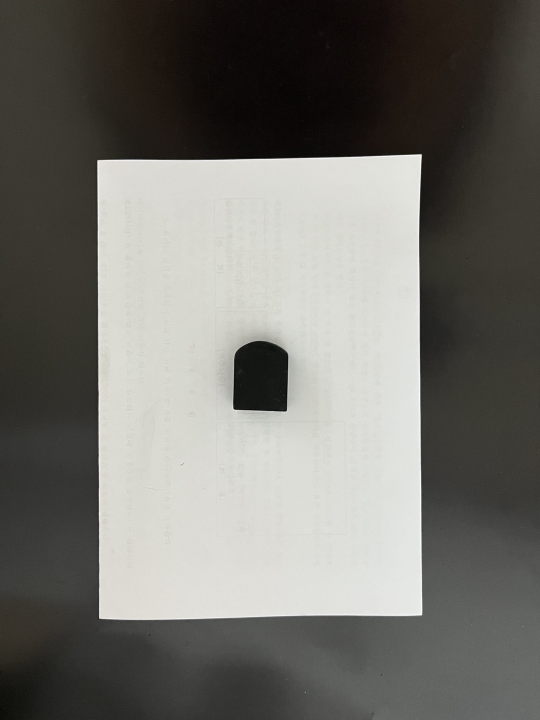
#> input picture image1.jpg, 1080 x 1440 px (shown at 1/2 size)
$ jupyter execute 'term(jpg영상처리)_2018136153_최원홍.ipynb'   (older library calls are emulated)
#> lines starting #> are read from the running program, lines starting #| are printed output that depends on the picture; after the words box and inside, x2 and y2 are one past the last pixel; in counts of white or black regions, pixels touching at a corner belong together; long printed decimals are rounded
# library

[cell 1]
import sys
import cv2
import numpy as np

print('version of python:',sys.version)
print('version of cv2:',cv2.__version__)
print('version of np:',np.__version__)

# pre processing

[cell 2]
# src -> gray -> blur -> Canny -> closing operation
def pre_process(img,mask=(5,5)):
    gray=cv2.cvtColor(img,cv2.COLOR_BGR2GRAY)
    blur=cv2.GaussianBlur(gray,mask,0)
    edge=cv2.Canny(blur,100,200)

    dilated=cv2.dilate(edge,mask,iterations=3)
    eroded=cv2.erode(dilated,mask,iterations=3)

    return eroded

# common function

[cell 3]
# get vertices of A5 paper
def getVertices(contours):
    cnts=sorted(contours,key=cv2.contourArea,reverse=True)[:5]
    for c in cnts:
        peri=cv2.arcLength(c,True)
        vertices=cv2.approxPolyDP(c,0.02*peri,True)
        if len(vertices)==4:
            break
    pts=vertices.reshape(4,2)
    return pts


# perspecive transform
def perspective(frame,pts):
    sm=pts.sum(axis=1)
    diff=np.diff(pts,axis=1)

    topLeft=pts[np.argmin(sm)]
    bottomRight=pts[np.argmax(sm)]
    topRight=pts[np.argmin(diff)]
    bottomLeft=pts[np.argmax(diff)]

    pts1=np.float32([topLeft,topRight,bottomRight,bottomLeft])

    w1=abs(bottomRight[0]-bottomLeft[0])
    w2=abs(topRight[0]-topLeft[0])
    h1=abs(topRight[1]-bottomRight[1])
    h2=abs(topLeft[1]-bottomLeft[1])
    width=max([w1,w2])
    height=max([h1,h2])

    pts2=np.float32([[0,0],[width-1,0],[width-1,height-1],[0,height-1]])

    matrix=cv2.getPerspectiveTransform(pts1,pts2)
    result=cv2.warpPerspective(frame,matrix,(width,height))
    return result,width,height


# get distance width and height
def getDist(compacted,obj_vertices,A5_W=148,A5_H=210,pad=10):
    whole_w,whole_h=compacted.shape[1]+2*pad,compacted.shape[0]+2*pad

    # a==mm per pixel(w), b==mm per pixel(h)
    a=A5_W/whole_w
    b=A5_H/whole_h

    ver=obj_vertices.copy().astype(np.int64)

    x=abs(ver[0][0]-ver[1][0])*a
    y=abs(ver[0][1]-ver[1][1])*b
    len1=(x**2+y**2)**0.5

    x=abs(ver[0][0]-ver[-1][0])*a
    y=abs(ver[0][1]-ver[-1][1])*b
    len2=(x**2+y**2)**0.5

    return (len1,len2) if len1>len2 else (len2,len1)

# measure object size in a Image

[cell 4]
# A5 size(mm)
A5_W=148
A5_H=210

frame=cv2.imread('image1.jpg')
#> frame is the input picture: shape (1440, 1080, 3); mean B, G, R 108, 112.9, 114.1
#frame=cv2.resize(frame,dsize=(0,0),fx=0.5,fy=0.5)
cv2.imshow('frame',frame)
### pre process ###
pre=pre_process(frame)
#> in pre_process, `edge=cv2.Canny(blur,100,200)`:
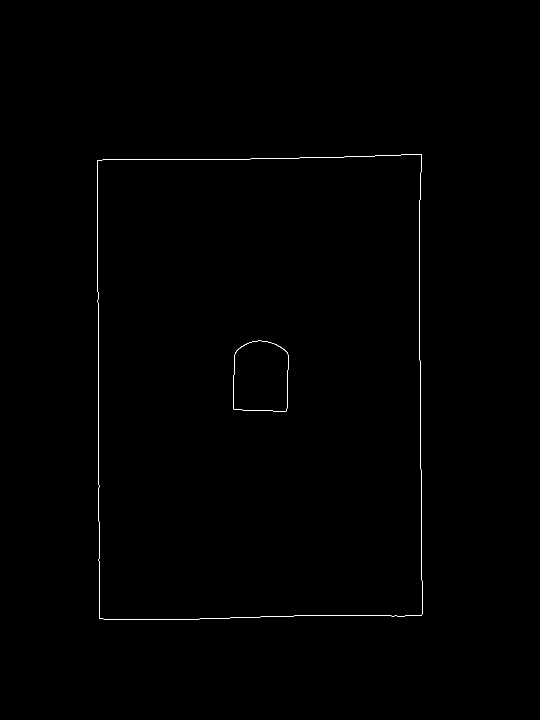
#> edge: shape (1440, 1080) (shown at 1/2 size); 0.23% white in thin lines or dots, all inside (x1, y1, x2, y2) = (194, 308, 845, 1240)
#> in pre_process, `dilated=cv2.dilate(edge,mask,iterations=3)`:
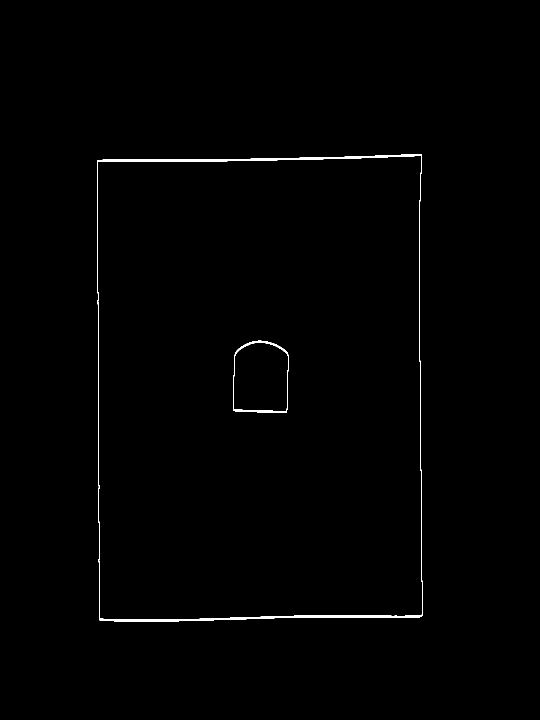
#> dilated: shape (1440, 1080) (shown at 1/2 size); 0.53% white; 2 white regions, box (x1, y1, x2, y2) and area: (194, 308, 845, 1243) 7105, (466, 681, 577, 826) 1136
#> in pre_process, `eroded=cv2.erode(dilated,mask,iterations=3)`:
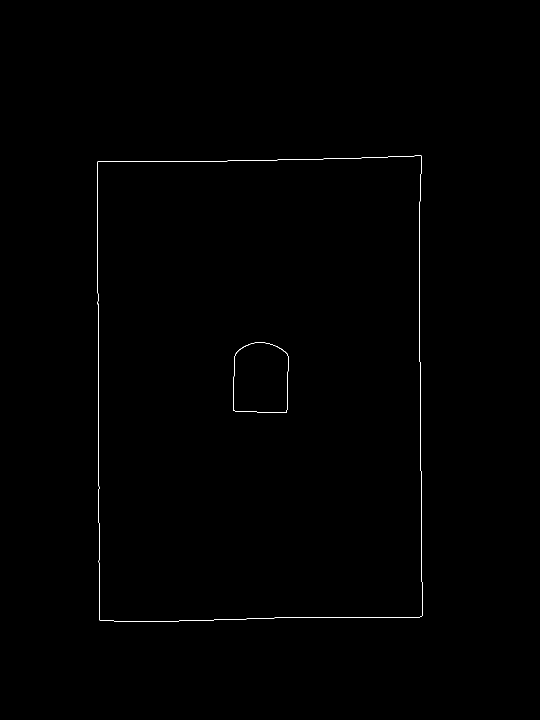
#> eroded: shape (1440, 1080) (shown at 1/2 size); 0.23% white in thin lines or dots, all inside (x1, y1, x2, y2) = (194, 311, 845, 1243)
cv2.imshow('pre',pre)

### perspective transform ###
dt,contours,hierarchy=cv2.findContours(pre.copy(),cv2.RETR_EXTERNAL,cv2.CHAIN_APPROX_SIMPLE)
#> contours = 1 contour; box (x1, y1, x2, y2) and area: (194, 311, 845, 1243) 591789
vertices=getVertices(contours)
#> in getVertices, `cnts=sorted(contours,key=cv2.contourArea,reverse=True)[:5]`: cnts has the same summary as contours outside getVertices
#> the loop in getVertices, `for c in cnts:` made 1 pass
#> (peri, vertices) on pass 1: (3154.9, [[842, 311], [195, 323], [199, 1240], [843, 1233]])
#> in getVertices, `pts=vertices.reshape(4,2)`: pts = [[842, 311], [195, 323], [199, 1240], [843, 1233]]
#> vertices = [[842, 311], [195, 323], [199, 1240], [843, 1233]]
#print(vertices)
transformed,w,h=perspective(pre,vertices)
#> in perspective, `sm=pts.sum(axis=1)`: sm = [1153, 518, 1439, 2076]
#> in perspective, `diff=np.diff(pts,axis=1)`: diff = [-531, 128, 1041, 390]
#> in perspective, `topLeft=pts[np.argmin(sm)]`: topLeft = [195, 323]
#> in perspective, `bottomRight=pts[np.argmax(sm)]`: bottomRight = [843, 1233]
#> in perspective, `topRight=pts[np.argmin(diff)]`: topRight = [842, 311]
#> in perspective, `bottomLeft=pts[np.argmax(diff)]`: bottomLeft = [199, 1240]
#> in perspective, `pts1=np.float32([topLeft,topRight,bottomRight,bottomLeft])`: pts1 = [[195, 323], [842, 311], [843, 1233], [199, 1240]]
#> in perspective, `w1=abs(bottomRight[0]-bottomLeft[0])`: w1 = 644
#> in perspective, `w2=abs(topRight[0]-topLeft[0])`: w2 = 647
#> in perspective, `h1=abs(topRight[1]-bottomRight[1])`: h1 = 922
#> in perspective, `h2=abs(topLeft[1]-bottomLeft[1])`: h2 = 917
#> in perspective, `width=max([w1,w2])`: width = 647
#> in perspective, `height=max([h1,h2])`: height = 922
#> in perspective, `pts2=np.float32([[0,0],[width-1,0],[width-1,height-1],[0,height-1]])`: pts2 = [[0, 0], [646, 0], [646, 921], [0, 921]]
#> in perspective, `matrix=cv2.getPerspectiveTransform(pts1,pts2)`: matrix = [[1, -0.00438, -194.3], [0.0185, 1, -326.5], [8.28e-06, -5.1e-06, 1]]
#> in perspective, `result=cv2.warpPerspective(frame,matrix,(width,height))`:
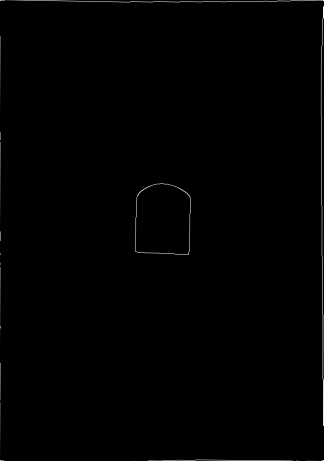
#> result: shape (922, 647) (shown at 1/2 size); min 0, max 255, mean 1.1
#> w = 647; h = 922
#print(transformed.shape)
cv2.imshow('transformed',transformed)


### get roi == remove external border ###
pad=10
compacted=transformed[pad:transformed.shape[0]-pad,pad:transformed.shape[1]-pad]
cv2.imshow('compacted',compacted)
#print(compacted.shape)


### get border of the object ###
dt2,contours2,hierarchy=cv2.findContours(compacted.copy(),cv2.RETR_EXTERNAL,cv2.CHAIN_APPROX_SIMPLE)
#> contours2 = 1 contour; box (x1, y1, x2, y2) and area: (259, 356, 372, 500) 14434
rotateRect=cv2.minAreaRect(contours2[0])
#> rotateRect = ((316, 427.1), (142.1, 110.6), -87.95)
obj_vertices=cv2.boxPoints(rotateRect)
#> obj_vertices = [[368.7, 500], [258.2, 496.1], [263.2, 354.1], [373.8, 358]]
#print(obj_vertices)
#obj_vertices=np.round(obj_vertices).astype(np.uint64)
obj_vertices=obj_vertices.astype(np.uint64)
#> obj_vertices = [[368, 500], [258, 496], [263, 354], [373, 358]]
#print(obj_vertices)


### draw border of the object ###
color=cv2.cvtColor(compacted,cv2.COLOR_GRAY2BGR)
#cv2.drawContours(color,contours2,-1,(0,0,255),2)
for i in range(4):
    cv2.line(color,tuple(obj_vertices[i]),tuple(obj_vertices[(i+1)%4]),(0,0,255),1)
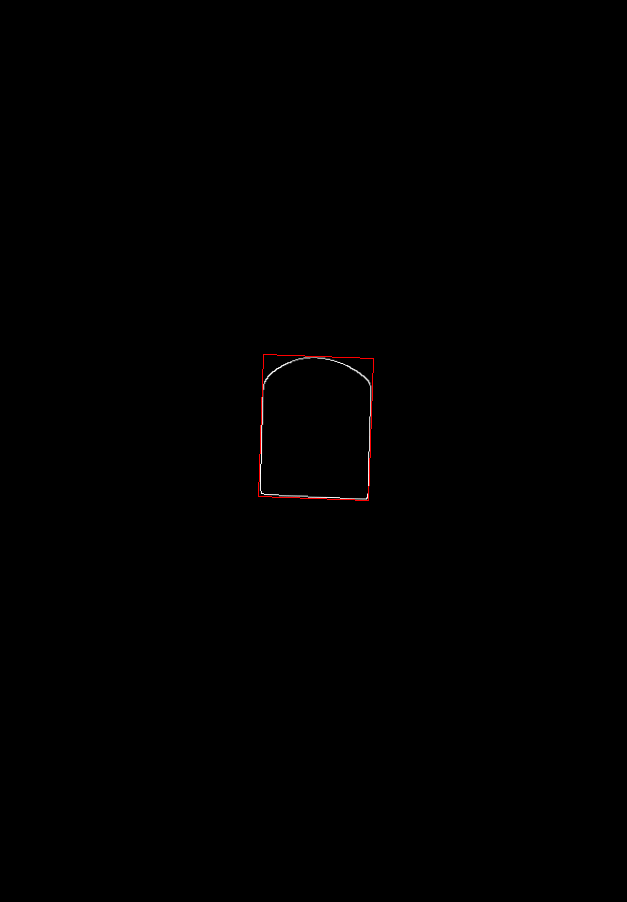
#> color: shape (902, 627, 3); mean B, G, R 0.2, 0.2, 0.4


### get length of the object ###
obj_h,obj_w=getDist(compacted,obj_vertices)
#> in getDist, `x=abs(ver[0][0]-ver[1][0])*a`: x = 25.16
#> in getDist, `y=abs(ver[0][1]-ver[1][1])*b`: y = 0.911
#> in getDist, `len1=(x**2+y**2)**0.5`: len1 = 25.18
#> in getDist, `x=abs(ver[0][0]-ver[-1][0])*a`: x = 1.14
#> in getDist, `y=abs(ver[0][1]-ver[-1][1])*b`: y = 32.34
#> in getDist, `len2=(x**2+y**2)**0.5`: len2 = 32.36
#> obj_h = 32.36; obj_w = 25.18
print('length_object:',obj_w,obj_h)
#| length_object: 25.179 32.363
obj_h=str('h:%.2fmm'%np.round(obj_h,2))
#> obj_h = 'h:32.36mm'
obj_w=str('w:%.2fmm'%np.round(obj_w,2))
#> obj_w = 'w:25.18mm'
cv2.putText(color,obj_h,(obj_vertices[0][0],obj_vertices[0][1]),cv2.FONT_HERSHEY_SIMPLEX,0.5,(255,255,0),1)
#> color: shape (902, 627, 3); 0.03% of pixels changed, all inside (x1, y1, x2, y2) = (370, 490, 457, 501)
cv2.putText(color,obj_w,(obj_vertices[3][0],obj_vertices[3][1]),cv2.FONT_HERSHEY_SIMPLEX,0.5,(255,255,0),1)
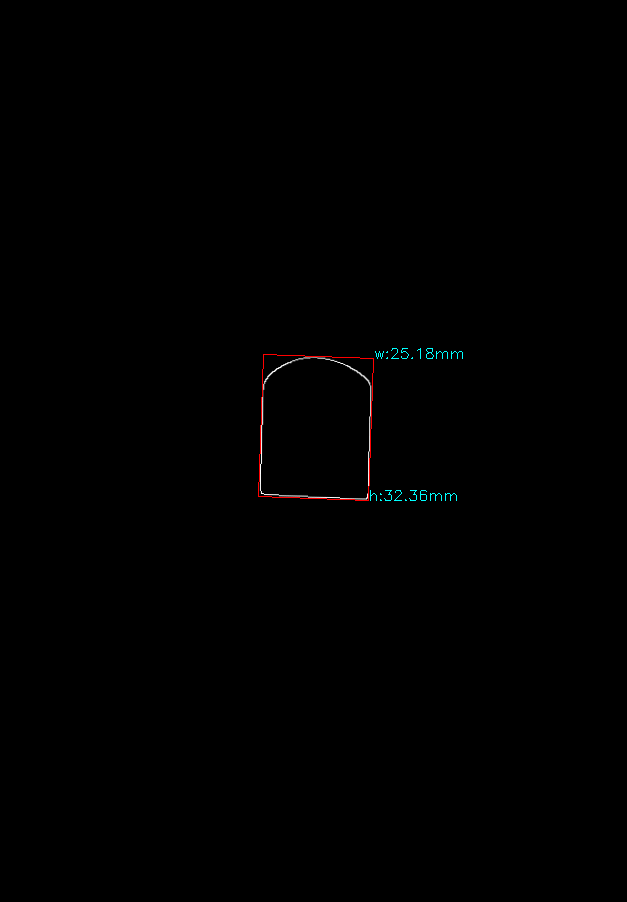
#> color: shape (902, 627, 3); mean B, G, R 0.4, 0.4, 0.4

cv2.imshow('result',color)

cv2.waitKey(0)
cv2.destroyAllWindows()

# error

[cell 5]
# ground truth 24, 31.5 (mm)
GT=np.array(sorted([31.5,24.0]))
measure=np.array(sorted(getDist(compacted,obj_vertices)))
#> measure = [25.18, 32.36]
print('Groud-Truth(mm):',GT)
print('measure(mm):',measure)
#| measure(mm): [25.179 32.363]
print('len error(mm):',abs(GT-measure))
#| len error(mm): [1.179 0.8629]
print('area error(mm2):',abs(GT[0]*GT[1]-measure[0]*measure[1]))
#| area error(mm2): 58.859

$ run again, with image2.jpg copied over image1.jpg
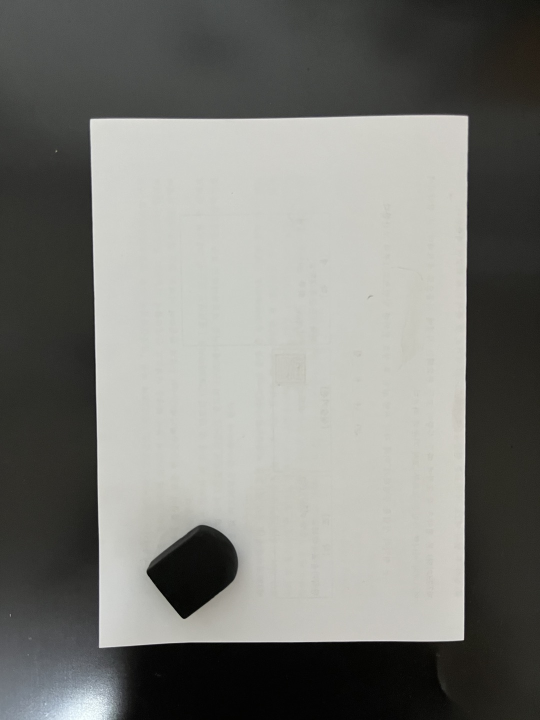
#> input picture image2.jpg, 1080 x 1440 px (shown at 1/2 size)
#> frame is the input picture: shape (1440, 1080, 3); mean B, G, R 119.4, 123.9, 123.4
#> in pre_process, `edge=cv2.Canny(blur,100,200)`:
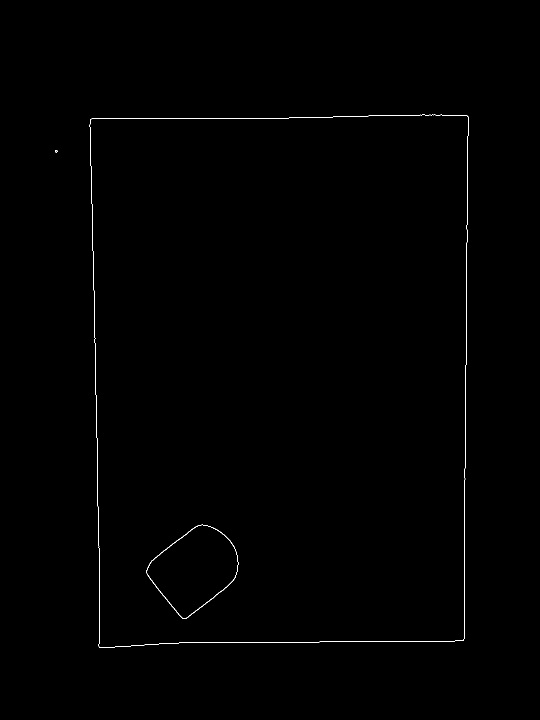
#> edge: shape (1440, 1080) (shown at 1/2 size); 0.28% white in thin lines or dots, all inside (x1, y1, x2, y2) = (110, 229, 937, 1296)
#> dilated: shape (1440, 1080); 0.65% white; 3 white regions, box (x1, y1, x2, y2) and area: (179, 229, 937, 1299) 8193, (293, 1049, 477, 1241) 1817, (110, 300, 115, 308) 34
#> eroded: shape (1440, 1080); 0.28% white in thin lines or dots, all inside (x1, y1, x2, y2) = (110, 232, 937, 1299)
#> contours = 2 contours, 1 with area under 20; largest, box (x1, y1, x2, y2) and area: (179, 232, 937, 1299) 778278
#> cnts has the same summary as contours outside getVertices
#> the loop in getVertices, `for c in cnts:` made 1 pass
#> (peri, vertices) on pass 1: (3630.8, [[934, 234], [180, 241], [198, 1298], [927, 1283]])
#> pts = [[934, 234], [180, 241], [198, 1298], [927, 1283]]
#> sm = [1168, 421, 1496, 2210]
#> diff = [-700, 61, 1100, 356]
#> topLeft = [180, 241]
#> bottomRight = [927, 1283]
#> topRight = [934, 234]
#> bottomLeft = [198, 1298]
#> pts1 = [[180, 241], [934, 234], [927, 1283], [198, 1298]]
#> w1 = 729
#> w2 = 754
#> h1 = 1049
#> h2 = 1057
#> width = 754
#> height = 1057
#> pts2 = [[0, 0], [753, 0], [753, 1056], [0, 1056]]
#> matrix = [[0.981, -0.0167, -172.6], [0.00888, 0.957, -232.1], [-1.09e-05, -3.1e-05, 1]]
#> w = 754; h = 1057
#> contours2 = 1 contour; box (x1, y1, x2, y2) and area: (89, 797, 279, 991) 22877
#> rotateRect = ((191.7, 886.6), (179.3, 141.1), -36.57)
#> `obj_vertices=cv2.boxPoints(rotateRect)`: obj_vertices = [[161.7, 996.7], [77.67, 883.4], [221.6, 776.6], [305.7, 889.9]]
#> `obj_vertices=obj_vertices.astype(np.uint64)`: obj_vertices = [[161, 996], [77, 883], [221, 776], [305, 889]]
#> after the loop `for i in range(4):`:
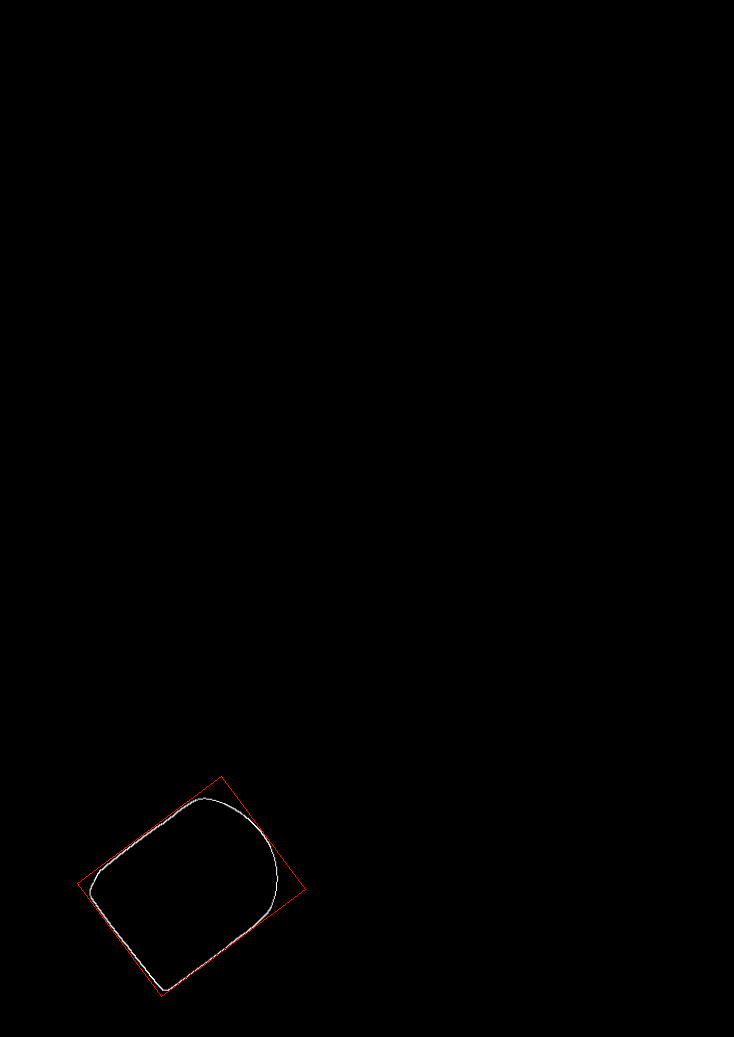
#> color: shape (1037, 734, 3); mean B, G, R 0.2, 0.2, 0.4
#> in getDist, `x=abs(ver[0][0]-ver[1][0])*a`: x = 16.49
#> in getDist, `y=abs(ver[0][1]-ver[1][1])*b`: y = 22.45
#> len1 = 27.85
#> in getDist, `x=abs(ver[0][0]-ver[-1][0])*a`: x = 28.27
#> in getDist, `y=abs(ver[0][1]-ver[-1][1])*b`: y = 21.26
#> len2 = 35.37
#> `obj_h,obj_w=getDist(compacted,obj_vertices)`: obj_w = 27.85
#| length_object: 27.855 35.367
#> `obj_h=str('h:%.2fmm'%np.round(obj_h,2))`: obj_h = 'h:35.37mm'
#> `obj_w=str('w:%.2fmm'%np.round(obj_w,2))`: obj_w = 'w:27.85mm'
#> measure = [27.85, 35.37]
#| measure(mm): [27.855 35.367]
#| len error(mm): [3.855 3.867]
#| area error(mm2): 229.136
